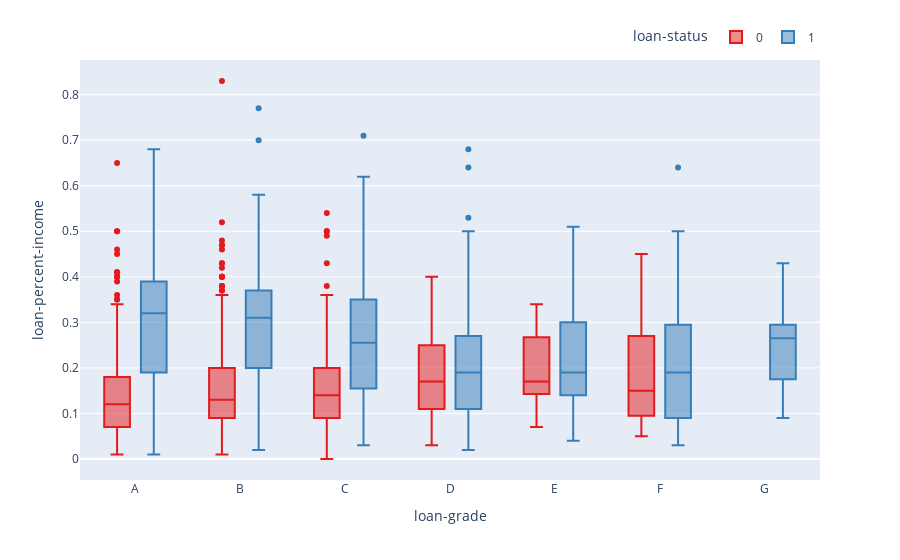

Notebook source saved alongside this figure:
### Code cell
# next, let's see the relationship between loan_status as regards loan_grade and loan_percent_income
fig = px.box(data, x="loan_grade", y="loan_percent_income",
color="loan_status",
color_discrete_sequence=px.colors.qualitative.Set1,
labels={col:col.replace('_','-') for col in data.columns},
category_orders={'loan_grade':['A', 'B', 'C', 'D', 'E', 'F', 'G', 'H']})
fig.update_layout(legend=dict(orientation="h", yanchor="bottom",
                y=1.02, xanchor="right", x=1))
fig.show()

### Figure 1 — Plotly figure (JSON) as saved in the notebook; plotly's stock layout.template omitted (floating-point values rounded to 4 significant figures; data arrays with more than 128 entries replaced by an {"elided": "..."} marker saying what was removed)
{"data": [{"alignmentgroup": "True", "hovertemplate": "loan-status=0<br>loan-grade=%{x}<br>loan-percent-income=%{y}<extra></extra>", "legendgroup": "0", "marker": {"color": "rgb(228,26,28)"}, "name": "0", "notched": false, "offsetgroup": "0", "orientation": "v", "showlegend": true, "type": "box", "x": {"elided": "2943 str values"}, "x0": " ", "xaxis": "x", "y": {"elided": "2943 float values"}, "y0": " ", "yaxis": "y"}, {"alignmentgroup": "True", "hovertemplate": "loan-status=1<br>loan-grade=%{x}<br>loan-percent-income=%{y}<extra></extra>", "legendgroup": "1", "marker": {"color": "rgb(55,126,184)"}, "name": "1", "notched": false, "offsetgroup": "1", "orientation": "v", "showlegend": true, "type": "box", "x": {"elided": "1143 str values"}, "x0": " ", "xaxis": "x", "y": {"elided": "1143 float values"}, "y0": " ", "yaxis": "y"}], "layout": {"boxmode": "group", "legend": {"orientation": "h", "title": {"text": "loan-status"}, "tracegroupgap": 0, "x": 1, "xanchor": "right", "y": 1.02, "yanchor": "bottom"}, "margin": {"t": 60}, "xaxis": {"anchor": "y", "categoryarray": ["A", "B", "C", "D", "E", "F", "G", "H"], "categoryorder": "array", "domain": [0, 1], "title": {"text": "loan-grade"}}, "yaxis": {"anchor": "x", "domain": [0, 1], "title": {"text": "loan-percent-income"}}}}
